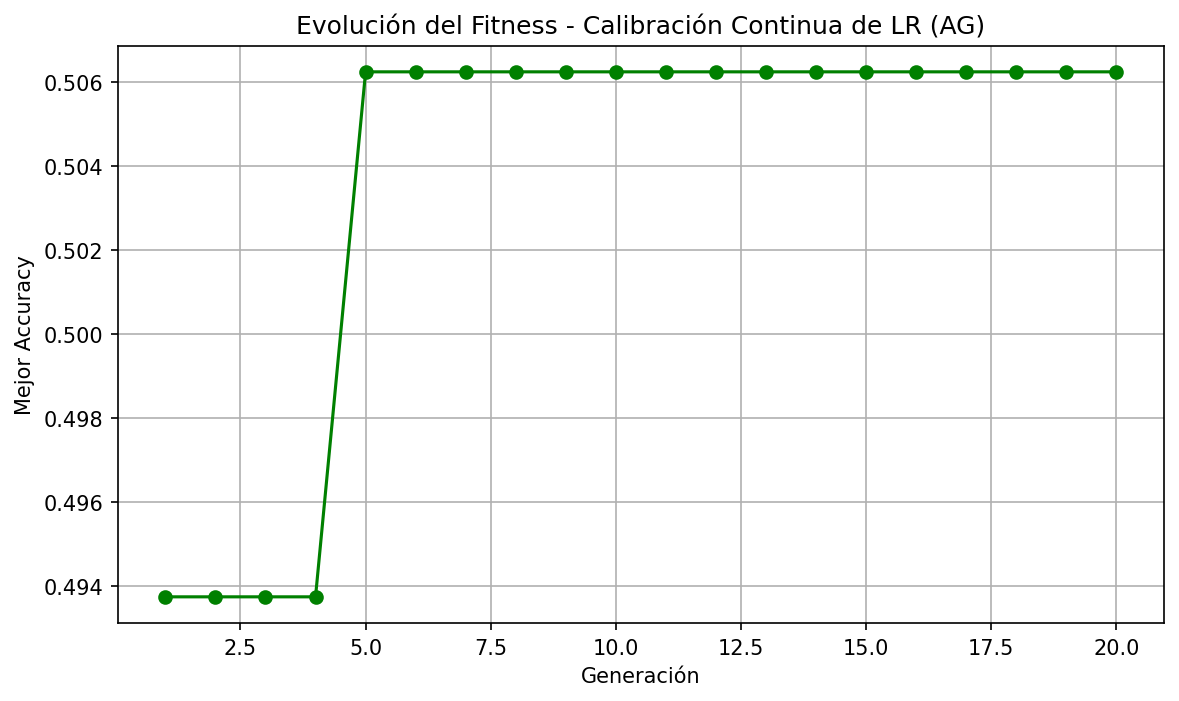

Generate this figure with Python:
import os
import glob
import kagglehub
import numpy as np
import pandas as pd
import matplotlib.pyplot as plt

from sklearn.model_selection import train_test_split
from sklearn.preprocessing import StandardScaler
from sklearn.neural_network import MLPClassifier
from sklearn.metrics import accuracy_score


# ==========================================================
# 1. CARGA Y PREPROCESAMIENTO DE DATOS (DATASET COMPLETO)
# ==========================================================
path = kagglehub.dataset_download("spscientist/students-performance-in-exams")
csv_files = glob.glob(os.path.join(path, "*.csv"))
df = pd.read_csv(csv_files[0])

df["average_score"] = df[["math score", "reading score", "writing score"]].mean(axis=1)
df["performance_level"] = pd.qcut(df["average_score"], q=3, labels=[0, 1, 2])

feature_cols = [
    "gender", 
    "race/ethnicity", 
    "parental level of education", 
    "lunch", 
    "test preparation course"
]

X_raw = df[feature_cols]
X = pd.get_dummies(X_raw, drop_first=True)
y = df["performance_level"].astype(int)

nombres_variables = X.columns.tolist()

X_train, X_test, y_train, y_test = train_test_split(
    X,
    y,
    test_size=0.20,
    random_state=42,
    stratify=y
)

scaler = StandardScaler()
X_train_scaled = scaler.fit_transform(X_train)
X_test_scaled = scaler.transform(X_test)


# ==========================================================
# 2. DEFINICIÓN DEL ESPACIO DE HIPERPARÁMETROS Y AG
# ==========================================================
# Espacio discreto para categóricos y continuo para la tasa de aprendizaje
opciones_optimizador = ["adam", "sgd", "lbfgs"]
opciones_activacion = ["relu", "tanh", "logistic"]

# Rango continuo para learning rate
lr_min = 0.0001
lr_max = 0.0100

arquitectura_mlp = (16, 8)
maximo_iteraciones = 1000
semilla_mlp = 42

# Modelo base por defecto
modelo_base = MLPClassifier(
    hidden_layer_sizes=arquitectura_mlp,
    activation="relu",
    solver="adam",
    learning_rate_init=0.001,
    max_iter=maximo_iteraciones,
    random_state=semilla_mlp,
    verbose=False
)
modelo_base.fit(X_train_scaled, y_train)
y_pred_base = modelo_base.predict(X_test_scaled)
accuracy_modelo_base_test = accuracy_score(y_test, y_pred_base)

# Configuración del AG
semilla = 42
rng = np.random.default_rng(semilla)

tamano_poblacion = 10
numero_generaciones = 20
tamano_torneo = 3
probabilidad_mutacion = 0.20

# Preparación de datos para la validación interna del AG
X_datos_AG = X_train_scaled.copy()
y_datos_AG = np.asarray(y_train)

X_entrenamiento_AG, X_validacion_AG, y_entrenamiento_AG, y_validacion_AG = train_test_split(
    X_datos_AG,
    y_datos_AG,
    test_size=0.20,
    random_state=semilla,
    stratify=y_datos_AG
)


# ==========================================================
# 3. IMPRESIÓN - PREPARACIÓN DE DATOS
# ==========================================================
print("=" * 70)
print("HYPERPARAMETER OPTIMIZATION (MUTACIÓN CONTINUA DE LEARNING RATE)")
print("=" * 70)
print(f"Rango continuo de LR: [{lr_min} - {lr_max}] (Centrado mediante calibración fina)")
print(f"Dimensiones X entrenamiento AG: {X_entrenamiento_AG.shape}")
print(f"Dimensiones X validación AG: {X_validacion_AG.shape}")


# ==========================================================
# 4. FUNCIONES DEL ALGORITMO GENÉTICO
# ==========================================================
def crear_genoma():
    # Inicialización aleatoria cerca de 0.001 (entre 0.0005 y 0.0025)
    lr_inicial = float(rng.uniform(0.0005, 0.0025))
    idx_opt = int(rng.integers(0, len(opciones_optimizador)))
    idx_act = int(rng.integers(0, len(opciones_activacion)))
    return [lr_inicial, idx_opt, idx_act]


def genoma_texto(genoma):
    lr = genoma[0]
    opt = opciones_optimizador[int(genoma[1])]
    act = opciones_activacion[int(genoma[2])]
    return f"lr={lr:.6f} | opt={opt:<5} | act={act:<8}"


def evaluar_genoma(genoma):
    lr = genoma[0]
    opt = opciones_optimizador[int(genoma[1])]
    act = opciones_activacion[int(genoma[2])]

    modelo = MLPClassifier(
        hidden_layer_sizes=arquitectura_mlp,
        activation=act,
        solver=opt,
        learning_rate_init=lr,
        max_iter=maximo_iteraciones,
        random_state=semilla_mlp,
        verbose=False
    )
    try:
        modelo.fit(X_entrenamiento_AG, y_entrenamiento_AG)
        predicciones = modelo.predict(X_validacion_AG)
        return accuracy_score(y_validacion_AG, predicciones)
    except Exception:
        return 0.0


def seleccion_por_torneo(poblacion, fitness):
    participantes = rng.choice(len(poblacion), size=tamano_torneo, replace=False)
    indice_ganador = participantes[np.argmax([fitness[i] for i in participantes])]
    return [poblacion[indice_ganador][0], poblacion[indice_ganador][1], poblacion[indice_ganador][2]]


def cruzamiento_un_punto(padre_1, padre_2):
    punto = rng.integers(1, 3)
    hijo_1 = padre_1[:punto] + padre_2[punto:]
    hijo_2 = padre_2[:punto] + padre_1[punto:]
    return hijo_1, hijo_2


def mutar_genoma(genoma):
    genoma_mutado = list(genoma)
    
    # 1. Mutación por calibración (suma/resta pequeña gaussiana) en learning rate
    if rng.random() < probabilidad_mutacion:
        ruido = rng.normal(loc=0.0, scale=0.0003)  # Ajustes de +-0.0003 aprox.
        nuevo_lr = genoma_mutado[0] + ruido
        genoma_mutado[0] = float(np.clip(nuevo_lr, lr_min, lr_max))

    # 2. Mutación en optimizador
    if rng.random() < probabilidad_mutacion:
        genoma_mutado[1] = int(rng.integers(0, len(opciones_optimizador)))

    # 3. Mutación en función de activación
    if rng.random() < probabilidad_mutacion:
        genoma_mutado[2] = int(rng.integers(0, len(opciones_activacion)))

    return genoma_mutado


# ==========================================================
# 5. GENERACIÓN 0 - POBLACIÓN INICIAL
# ==========================================================
poblacion_hiperparametros = [crear_genoma() for _ in range(tamano_poblacion)]
fitness_accuracy = [evaluar_genoma(genoma) for genoma in poblacion_hiperparametros]

print("\n" + "=" * 70)
print("GENERACIÓN 0 - POBLACIÓN INICIAL")
print("=" * 70)

for numero_individuo, (genoma, accuracy) in enumerate(zip(poblacion_hiperparametros, fitness_accuracy), start=1):
    print(
        f"Individuo {numero_individuo:02d} | "
        f"Configuración: [{genoma_texto(genoma)}] | "
        f"Accuracy: {accuracy:.4f}"
    )


# ==========================================================
# 6. EVOLUCIÓN DEL ALGORITMO GENÉTICO
# ==========================================================
historial_mejor_accuracy = []

for numero_generacion in range(1, numero_generaciones + 1):
    fitness_accuracy = [evaluar_genoma(genoma) for genoma in poblacion_hiperparametros]

    indice_mejor_individuo = np.argmax(fitness_accuracy)
    mejor_genoma = list(poblacion_hiperparametros[indice_mejor_individuo])
    mejor_accuracy = fitness_accuracy[indice_mejor_individuo]

    historial_mejor_accuracy.append(mejor_accuracy)

    print("\n" + "=" * 70)
    print(f"GENERACIÓN {numero_generacion}")
    print("=" * 70)

    for numero_individuo, (genoma, accuracy) in enumerate(zip(poblacion_hiperparametros, fitness_accuracy), start=1):
        print(
            f"Individuo {numero_individuo:02d} | "
            f"Configuración: [{genoma_texto(genoma)}] | "
            f"Accuracy: {accuracy:.4f}"
        )

    print("-" * 70)
    print(
        f"MEJOR DE LA GENERACIÓN | "
        f"Configuración: [{genoma_texto(mejor_genoma)}] | "
        f"Accuracy: {mejor_accuracy:.4f}"
    )

    nueva_poblacion = [list(mejor_genoma)]

    while len(nueva_poblacion) < tamano_poblacion:
        padre_1 = seleccion_por_torneo(poblacion_hiperparametros, fitness_accuracy)
        padre_2 = seleccion_por_torneo(poblacion_hiperparametros, fitness_accuracy)

        hijo_1, hijo_2 = cruzamiento_un_punto(padre_1, padre_2)
        hijo_1 = mutar_genoma(hijo_1)
        hijo_2 = mutar_genoma(hijo_2)

        nueva_poblacion.append(hijo_1)
        if len(nueva_poblacion) < tamano_poblacion:
            nueva_poblacion.append(hijo_2)

    poblacion_hiperparametros = nueva_poblacion


# ==========================================================
# 7. RESULTADO FINAL Y COMPARACIÓN EN TEST
# ==========================================================
fitness_final = [evaluar_genoma(genoma) for genoma in poblacion_hiperparametros]
indice_mejor_final = np.argmax(fitness_final)
mejor_genoma_final = poblacion_hiperparametros[indice_mejor_final]
mejor_accuracy_final = fitness_final[indice_mejor_final]

best_lr = mejor_genoma_final[0]
best_opt = opciones_optimizador[int(mejor_genoma_final[1])]
best_act = opciones_activacion[int(mejor_genoma_final[2])]

print("\n" + "=" * 70)
print("RESULTADO FINAL - HYPERPARAMETER OPTIMIZATION")
print("=" * 70)
print(f"Mejor configuración optimizada encontrándola mediante mutación continua:")
print(f"  - Tasa de aprendizaje (learning_rate_init): {best_lr:.6f}")
print(f"  - Optimizador (solver): {best_opt}")
print(f"  - Función de activación (activation): {best_act}")
print(f"Mejor Accuracy de validación: {mejor_accuracy_final:.4f}")

modelo_opt_final = MLPClassifier(
    hidden_layer_sizes=arquitectura_mlp,
    activation=best_act,
    solver=best_opt,
    learning_rate_init=best_lr,
    max_iter=maximo_iteraciones,
    random_state=semilla_mlp,
    verbose=False
)
modelo_opt_final.fit(X_train_scaled, y_train)
predicciones_opt = modelo_opt_final.predict(X_test_scaled)
accuracy_hiperparametros_test = accuracy_score(y_test, predicciones_opt)

print("\n" + "=" * 70)
print("COMPARACIÓN FINAL EN CONJUNTO DE PRUEBA (TEST)")
print("=" * 70)
print(f"Modelo Base (Default params): {accuracy_modelo_base_test:.4f}")
print(f"Modelo Optimizado (AG Continuo): {accuracy_hiperparametros_test:.4f}")

plt.figure(figsize=(9, 5))
plt.plot(range(1, numero_generaciones + 1), historial_mejor_accuracy, marker="o", color="green")
plt.xlabel("Generación")
plt.ylabel("Mejor Accuracy")
plt.title("Evolución del Fitness - Calibración Continua de LR (AG)")
plt.grid(True)
plt.show()
